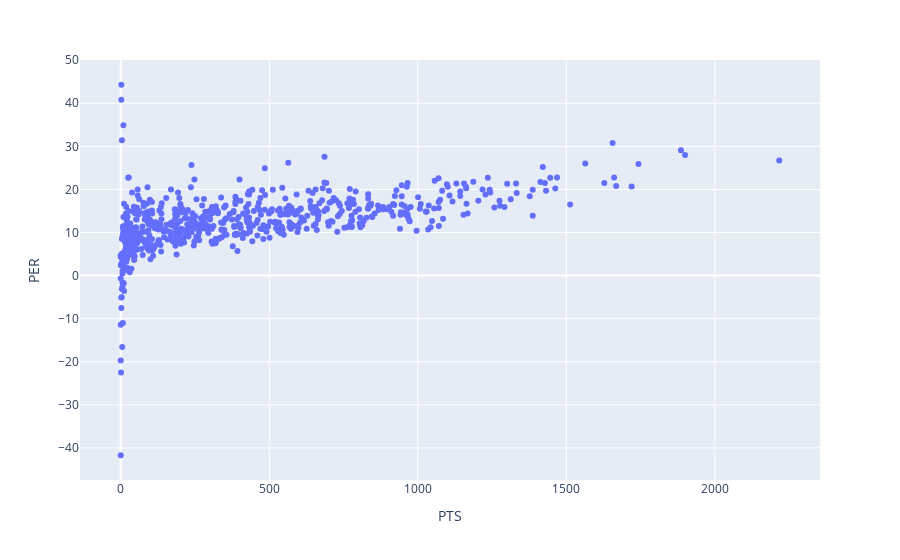

The code cell stored with this chart in its notebook:
### Code cell
import plotly.express as px
fig = px.scatter(_2015seasons_df, x="PTS", y="PER")
fig.show()

### Figure 1 — Plotly figure (JSON) as saved in the notebook; plotly's stock layout.template omitted (floating-point values rounded to 4 significant figures; data arrays with more than 128 entries replaced by an {"elided": "..."} marker saying what was removed)
{"data": [{"hovertemplate": "PTS=%{x}<br>PER=%{y}<extra></extra>", "legendgroup": "", "marker": {"color": "#636efa", "symbol": "circle"}, "mode": "markers", "name": "", "orientation": "v", "showlegend": false, "type": "scatter", "x": {"elided": "651 int values"}, "xaxis": "x", "y": {"elided": "651 float values"}, "yaxis": "y"}], "layout": {"legend": {"tracegroupgap": 0}, "margin": {"t": 60}, "xaxis": {"anchor": "y", "domain": [0, 1], "title": {"text": "PTS"}}, "yaxis": {"anchor": "x", "domain": [0, 1], "title": {"text": "PER"}}}}
